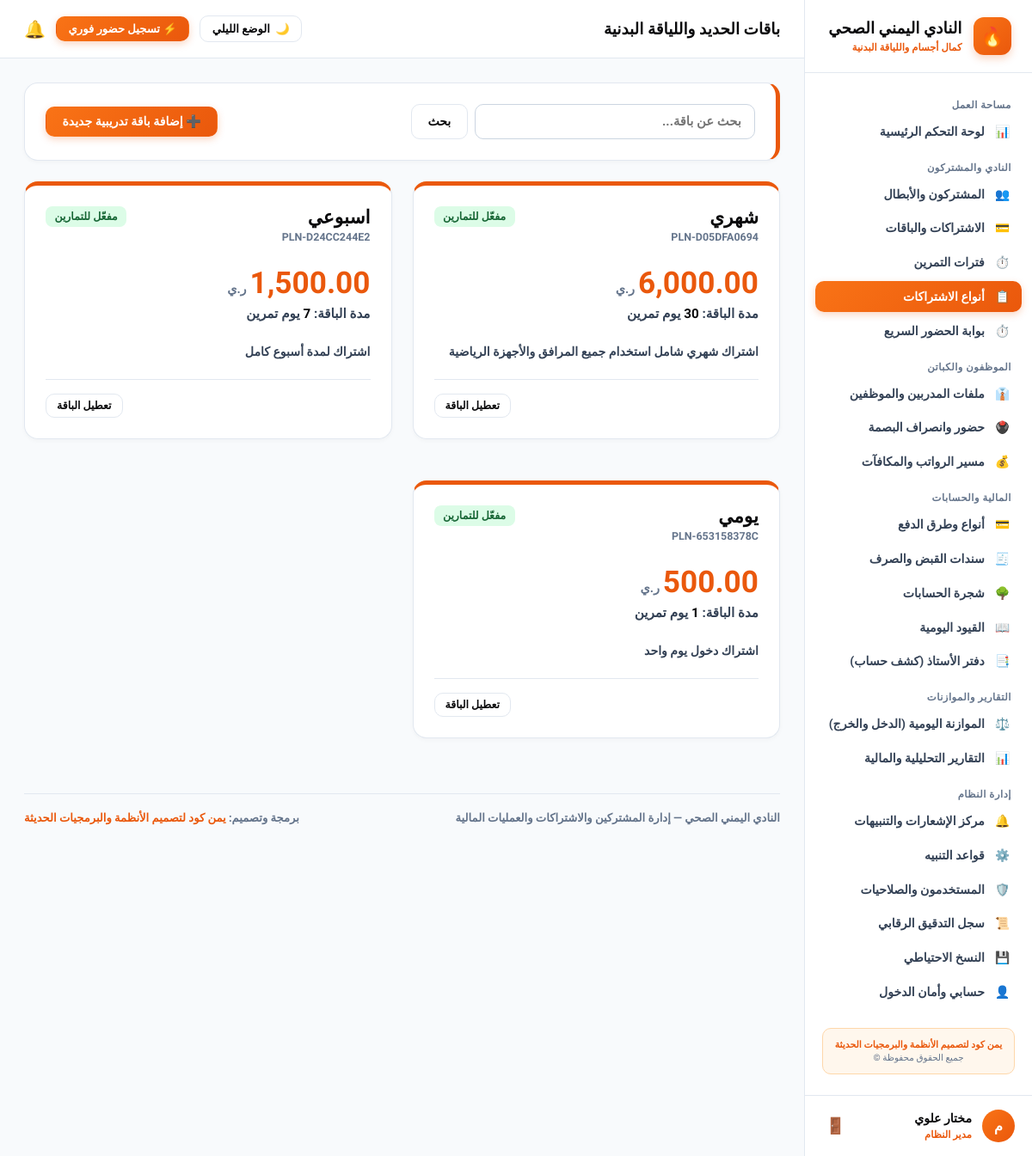
The app's page /subscriptions/plans (signed in), older data.
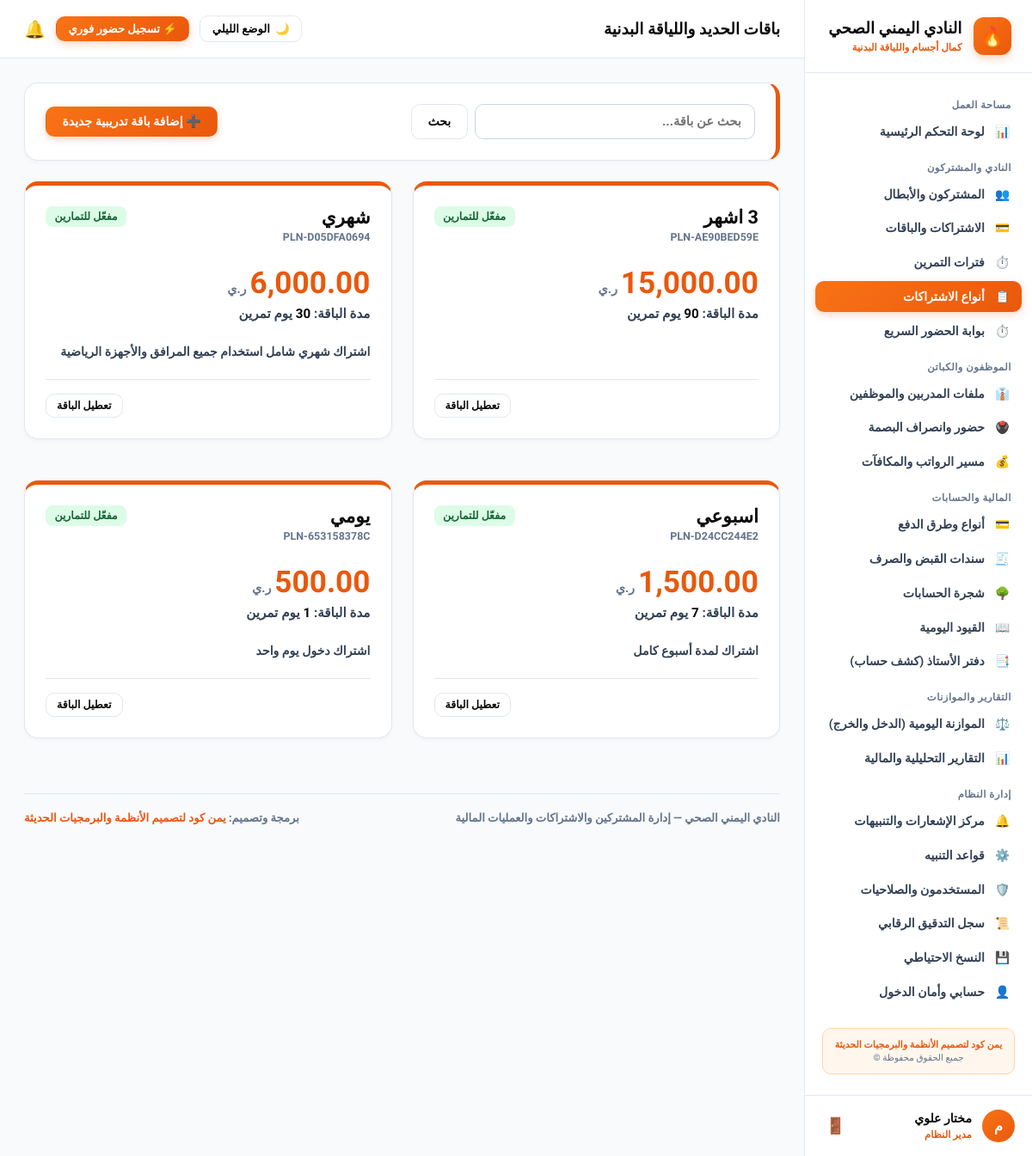
The same page, newer data.
### app/models.py (models this page shows)
class Plan(db.Model):
    __tablename__ = "plans"
    id = db.Column(db.Integer, primary_key=True)
    plan_code = db.Column(db.String(50), unique=True, nullable=False)
    name = db.Column(db.String(100), nullable=False)
    duration_days = db.Column(db.Integer, nullable=False)
    price = db.Column(db.Float, default=0.0)
    description = db.Column(db.Text, nullable=True)
    is_active = db.Column(db.Boolean, default=True)

### app/routes/subscriptions.py (the view, shortened to what this page needs)
@subscriptions_bp.route("/plans", methods=["GET", "POST"])
@login_required
def plans():
    q = request.args.get("q", "").strip()
    query = Plan.query
    if q:
        query = query.filter(Plan.name.contains(q))
    all_plans = query.order_by(Plan.id.desc()).all()
    return render_template("subscriptions/plans.html", plans=all_plans, q=q)

### app/templates/subscriptions/plans.html (shortened to what this page needs)
{% extends "base.html" %}
{% block header_title %}باقات الحديد واللياقة البدنية{% endblock %}
{% block content %}
<div class="card" style="display: flex; justify-content: space-between; align-items: center; flex-wrap: wrap; gap: 1rem; border-right: 5px solid var(--primary);">
  <form method="GET" action="{{ url_for('subscriptions.plans') }}" style="display: flex; gap: 0.5rem; flex: 1; max-width: 400px;">
    <input type="text" name="q" value="{{ q }}" placeholder="بحث عن باقة..." class="form-control">
    <button type="submit" class="btn btn-secondary">بحث</button>
  </form>
  <button type="button" class="btn btn-primary" onclick="openModal('addPlanModal')">
    ➕ إضافة باقة تدريبية جديدة
  </button>
</div>
<div style="display: grid; grid-template-columns: repeat(auto-fit, minmax(290px, 1fr)); gap: 1.5rem;">
  {% for p in plans %}
  <div class="card" style="display: flex; flex-direction: column; justify-content: space-between; border-top: 5px solid {% if p.is_active %}var(--primary){% else %}var(--text-caption){% endif %}; position: relative; overflow: hidden;">
    <div>
      <div style="display: flex; justify-content: space-between; align-items: flex-start; margin-bottom: 0.85rem;">
        <div>
          <h3 style="margin: 0; font-size: 1.35rem; font-weight: 900; color: var(--text-main);">{{ p.name }}</h3>
          <code style="font-size: 0.78rem; font-weight: 700; color: var(--text-caption);">{{ p.plan_code }}</code>
        </div>
        <div>
          {% if p.is_active %}
            <span class="badge badge-success">مفعّل للتمارين</span>
          {% else %}
            <span class="badge badge-danger">معطل</span>
          {% endif %}
        </div>
      </div>
      <div style="margin: 1.5rem 0;">
        <span style="font-size: 2.2rem; font-weight: 900; color: var(--primary);">{{ "{:,.2f}".format(p.price) }}</span>
        <span style="font-size: 0.9rem; font-weight: 800; color: var(--text-caption);">ر.ي</span>
        <div style="margin-top: 0.4rem; font-size: 0.95rem; font-weight: 700; color: var(--text-muted);">
          مدة الباقة: <strong style="color: var(--text-main);">{{ p.duration_days }}</strong> يوم تمرين
        </div>
      </div>
      {% if p.description %}
      <p style="font-size: 0.88rem; color: var(--text-muted); line-height: 1.6; margin: 0 0 1.25rem 0; font-weight: 600;">
        {{ p.description }}
      </p>
      {% endif %}
    </div>
    <div style="padding-top: 1rem; border-top: 1.5px solid var(--card-border); display: flex; justify-content: flex-end; gap: 0.5rem;">
      <form method="POST" action="{{ url_for('subscriptions.toggle_plan', plan_id=p.id) }}">
        <button type="submit" class="btn btn-secondary" style="font-size: 0.78rem; padding: 0.35rem 0.75rem;">
          {% if p.is_active %}تعطيل الباقة{% else %}تفعيل الباقة{% endif %}
        </button>
      </form>
    </div>
  </div>
  {% else %}
  <div class="card" style="grid-column: 1 / -1; text-align: center; color: var(--text-caption); padding: 3rem; font-weight: 700;">
    لا توجد باقات اشتراك مضافة حتى الآن.
  </div>
  {% endfor %}
</div>
{% endblock %}

Row changes from the older to the newer data that the page shows:
added Plan: name "3 اشهر", plan_code "PLN-AE90BED59E", is_active "مفعّل للتمارين", price "15,000.00", duration_days "90"
